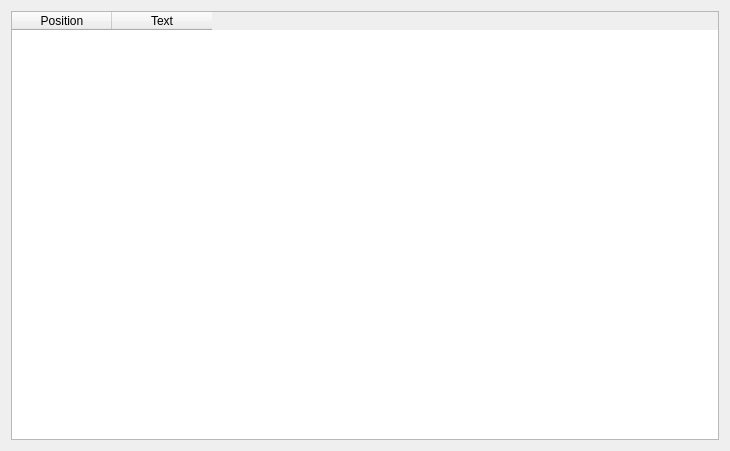
<?xml version="1.0" encoding="UTF-8"?>
<ui version="4.0">
 <class>BookmarkListDialog</class>
 <widget class="QDialog" name="BookmarkListDialog">
  <property name="windowModality">
   <enum>Qt::ApplicationModal</enum>
  </property>
  <property name="geometry">
   <rect>
    <x>0</x>
    <y>0</y>
    <width>730</width>
    <height>451</height>
   </rect>
  </property>
  <property name="contextMenuPolicy">
   <enum>Qt::NoContextMenu</enum>
  </property>
  <property name="windowTitle">
   <string>Bookmarks</string>
  </property>
  <layout class="QVBoxLayout" name="verticalLayout">
   <item>
    <widget class="QTableWidget" name="tableWidget">
     <property name="focusPolicy">
      <enum>Qt::StrongFocus</enum>
     </property>
     <property name="editTriggers">
      <set>QAbstractItemView::NoEditTriggers</set>
     </property>
     <property name="selectionMode">
      <enum>QAbstractItemView::SingleSelection</enum>
     </property>
     <property name="selectionBehavior">
      <enum>QAbstractItemView::SelectRows</enum>
     </property>
     <property name="horizontalScrollMode">
      <enum>QAbstractItemView::ScrollPerPixel</enum>
     </property>
     <attribute name="horizontalHeaderCascadingSectionResizes">
      <bool>true</bool>
     </attribute>
     <attribute name="horizontalHeaderHighlightSections">
      <bool>false</bool>
     </attribute>
     <attribute name="verticalHeaderVisible">
      <bool>false</bool>
     </attribute>
     <attribute name="verticalHeaderCascadingSectionResizes">
      <bool>true</bool>
     </attribute>
     <attribute name="verticalHeaderMinimumSectionSize">
      <number>18</number>
     </attribute>
     <column>
      <property name="text">
       <string>Position</string>
      </property>
     </column>
     <column>
      <property name="text">
       <string>Text</string>
      </property>
     </column>
    </widget>
   </item>
  </layout>
  <action name="actionRemoveBookmark">
   <property name="text">
    <string notr="true">Remove Bookmark</string>
   </property>
   <property name="toolTip">
    <string notr="true">Remove Bookmark</string>
   </property>
   <property name="shortcut">
    <string notr="true">Backspace</string>
   </property>
  </action>
  <action name="actionRemoveAllBookmarks">
   <property name="text">
    <string notr="true">Remove all bookmarks</string>
   </property>
   <property name="toolTip">
    <string notr="true">Remove all bookmarks</string>
   </property>
   <property name="shortcut">
    <string notr="true">Alt+Backspace</string>
   </property>
  </action>
  <action name="actionSelectBookmark">
   <property name="text">
    <string notr="true">SelectBookmark</string>
   </property>
   <property name="toolTip">
    <string notr="true">SelectBookmark</string>
   </property>
   <property name="shortcut">
    <string notr="true">Return</string>
   </property>
  </action>
 </widget>
 <resources/>
 <connections/>
</ui>
